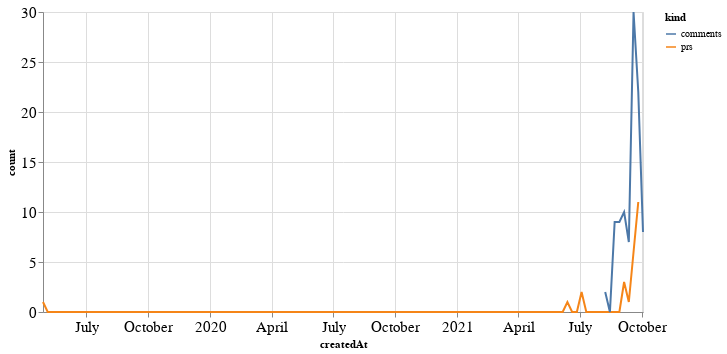

Write notebook code for a chart like this one.
### Code cell
alt.Chart(total_time, width=600).mark_line().encode(
    x='createdAt',
    y='count',
    color='kind'
)

### Figure 1 — Vega-Lite specification as saved in the notebook (floating-point values rounded to 4 significant figures; data arrays with more than 128 entries replaced by an {"elided": "..."} marker saying what was removed)
{"config": {"axisLeft": {"labelFontSize": 15}, "axisBottom": {"labelFontSize": 15}}, "data": {"name": "data-dfe9ac89c85f949bcf20da81f12f79dc"}, "mark": "line", "encoding": {"color": {"type": "nominal", "field": "kind"}, "x": {"type": "temporal", "field": "createdAt"}, "y": {"type": "quantitative", "field": "count"}}, "width": 600, "$schema": "https://vega.github.io/schema/vega-lite/v4.8.1.json", "datasets": {"data-dfe9ac89c85f949bcf20da81f12f79dc": {"elided": "256 records"}}}
